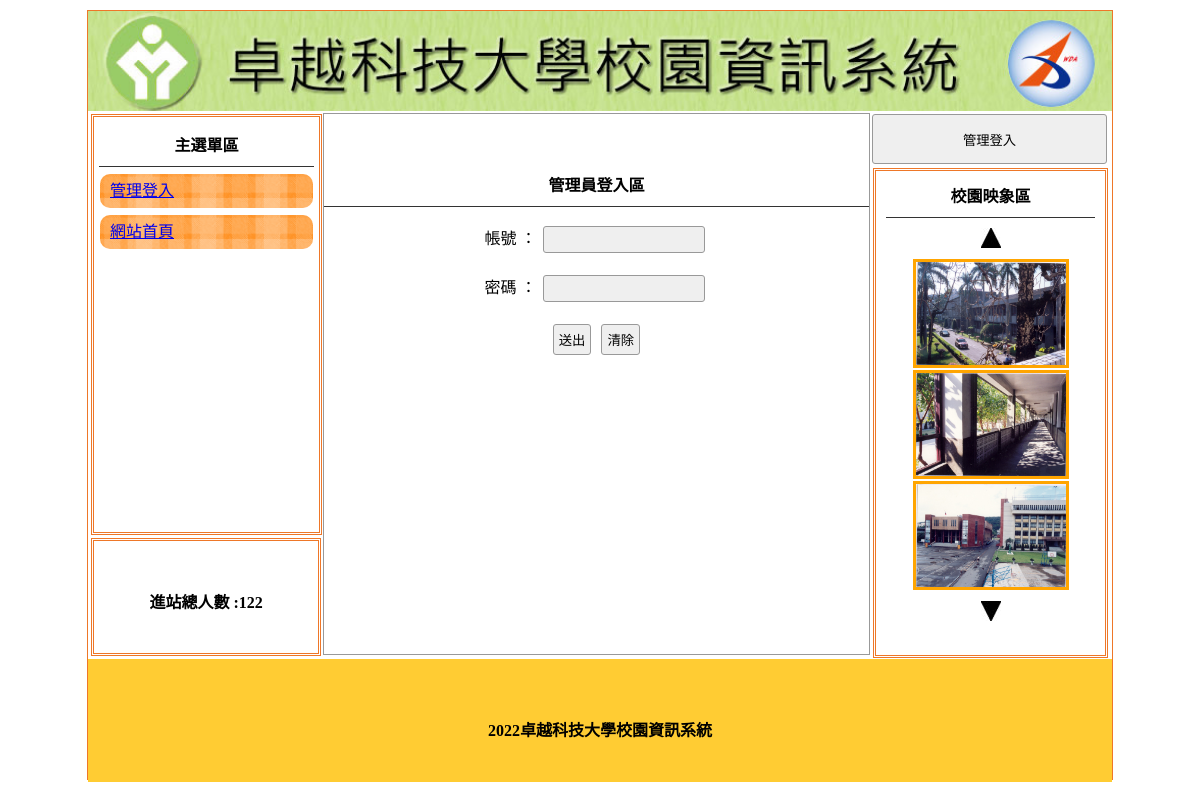
Page /index.php?do=login on the committed database.
### tables this page shows
CREATE TABLE `title` (
  `id` int(11) UNSIGNED NOT NULL,
  `img` text DEFAULT NULL,
  `text` text DEFAULT NULL,
  `sh` int(1) NOT NULL DEFAULT 1
);

CREATE TABLE `menu` (
  `id` int(10) UNSIGNED NOT NULL,
  `name` text DEFAULT NULL,
  `href` text DEFAULT NULL,
  `parent` int(11) DEFAULT NULL,
  `sh` int(11) NOT NULL DEFAULT 1
);

CREATE TABLE `total` (
  `id` int(11) UNSIGNED NOT NULL,
  `total` int(11) DEFAULT NULL
);

CREATE TABLE `image` (
  `id` int(11) UNSIGNED NOT NULL,
  `img` text DEFAULT NULL,
  `text` text DEFAULT NULL,
  `sh` int(1) NOT NULL DEFAULT 1
);

CREATE TABLE `bottom` (
  `id` int(10) UNSIGNED NOT NULL,
  `bottom` text DEFAULT NULL
);

### base.php (called while the page is built, shortened)
<?php
class DB
{
    protected $dsn = "mysql:host=localhost;charset=utf8;dbname=web01";
    protected $user = "root";
    protected $pw = "";
    protected $pdo;
    public $table;
    public function __construct($table)
    {
        $this->table = $table;
        $this->pdo = new PDO($this->dsn, $this->user, $this->pw);
    }
    public function find($id)
    {
        $sql = "SELECT * FROM $this->table WHERE ";
        if (is_array($id)) {
            foreach ($id as $key => $value) {
                $tmp[] = "`$key`='$value'";
            }
            $sql .= implode(" AND ", $tmp);
        } else {
            $sql .= " `id`='$id'";
        }
        return $this->pdo->query($sql)->fetch(PDO::FETCH_ASSOC);
    }
    public function all(...$arg)
    {
        $sql = "SELECT * FROM $this->table ";
        switch (count($arg)) {
            case 1:
                if (is_array($arg[0])) {
                    foreach ($arg[0] as $key => $value) {
                        $tmp[] = "`$key`='$value'";
                    }
                    $sql .= " WHERE " . implode(" AND ", $tmp);
                } else {
                    $sql .= $arg[0];
                }
                break;
        }
        return $this->pdo->query($sql)->fetchAll(PDO::FETCH_ASSOC);
    }
    public function math($method, $col, ...$arg)
    {
        $sql = "SELECT $method($col) FROM $this->table ";
        switch (count($arg)) {
            case 1:
                if (is_array($arg[0])) {
                    foreach ($arg[0] as $key => $value) {
                        $tmp[] = "`$key`='$value'";
                    }
                    $sql .= " WHERE " . implode(" AND ", $tmp);
                } else {
                    $sql .= $arg[0];
                }
                break;
        }
        return $this->pdo->query($sql)->fetchColumn();
    }
    public function save($array)
    {
        if (isset($array['id'])) {
            foreach ($array as $key => $value) {
                $tmp[] = "`$key`='$value'";
            }
            $sql = "UPDATE $this->table SET " . implode(",", $tmp) . " WHERE `id`='{$array['id']}'";
        } else {
            $sql = "INSERT INTO $this->table (`" . implode("`,`", array_keys($array)) . "`)
                                    VALUES ('" . implode("','", $array) . "')";
        }
        return $this->pdo->exec($sql);
    }
}
$Title = new DB('title');
$Image = new DB('image');
$Menu = new DB('menu');
$Bottom = new DB('bottom');
$Total = new DB('total');

### index.php (the view, shortened to what this page needs)
<?php
include_once "base.php";
?>
<!DOCTYPE html PUBLIC "-//W3C//DTD XHTML 1.0 Transitional//EN" "http://www.w3.org/TR/xhtml1/DTD/xhtml1-transitional.dtd">
<html xmlns="http://www.w3.org/1999/xhtml">
<head>
	<link href="./css/css.css" rel="stylesheet" type="text/css">
</head>
<body>
	<div id="main">
		<?php
		include "./front/header.php";
		?>
		<div id="ms">
			<div id="lf" style="float:left;">
				<div id="menuput" class="dbor">
					<span class="t botli">主選單區</span>
					<?php
					$mains = $Menu->all(['parent' => 0, 'sh' => 1]);
					foreach ($mains as $main) {
						echo "<div class='mainmu'>";
						echo "<a href='{$main['href']}'>";
						echo $main['name'];
						echo "</a>";
						echo "</div>";
					}
					?>
				</div>
				<div class="dbor" style="margin:3px; width:95%; height:20%; line-height:100px;">
					<span class="t">進站總人數 :<?= $Total->find(1)['total']; ?></span>
				</div>
			</div>
			<?php
			$do = isset($_GET['do']) ? $_GET['do'] : 'main';
			$file = "./front/" . $do . ".php";
			if (file_exists(($file))) {
				include $file;
			} else {
				include "./front/main.php";
			}
			?>
			<div class="di di ad" style="height:540px; width:23%; padding:0px; margin-left:22px; float:left; ">
				<?php
				if (isset($_SESSION['login'])) {
				?>
					<button style="width:100%; margin-left:auto; margin-right:auto; margin-top:2px; height:50px;" onclick="lo(&#39;back.php&#39;)">返回管理</button>
				<?php
				} else {
				?>
					<button style="width:100%; margin-left:auto; margin-right:auto; margin-top:2px; height:50px;" onclick="lo(&#39;?do=login&#39;)">管理登入</button>
				<?php
				}
				?>
				<div style="width:89%; height:480px;" class="dbor">
					<span class="t botli">校園映象區</span>
					<div class="t" onclick="pp(1)"><img src="img/up.jpg"></div>
					<?php
					$imgs = $Image->all(['sh' => 1]);
					foreach ($imgs as $key => $img) {
					?>
						<div class="im cent" id="ssaa<?= $key; ?>">
							<img src="img/<?= $img['img']; ?>" style="width:150px;height:103px;border:3px solid orange;margin:1px;">
						</div>
					<?php
					}
					?>
					<div class="t" onclick="pp(2)"><img src="img/dn.jpg"></div>
				</div>
			</div>
		</div>
		<div style="width:1024px; left:0px; position:relative; background:#FC3; margin-top:4px; height:123px; display:block;">
			<span class="t" style="line-height:123px;"><?= $Bottom->find(1)['bottom']; ?></span>
		</div>
	</div>
</body>
</html>

### front/header.php
<a title="<?= $Title->find(['sh' => 1])['text']; ?>" href="index.php">
			<div class="ti" style="background:url(&#39;img/<?= $Title->find(['sh' => 1])['img']; ?>&#39;); background-size:cover;"></div>
		</a>

### css/css.css (style rules this page uses)
body { padding:0px; margin:0px; }
#main { width:1024px; height:768px; margin:10px auto 10px auto; border:#EE7728 1px solid; position:relative; }
.ti { width:100%; height:100px; position:relative; background-size:cover; background-repeat:no-repeat; }
.dbor { border:#EE7728 double 3px; margin:1px; padding:2px 10px 2px 10px; }
.t { font-weight:800; display:block; text-align:center; padding:10px 1px 10px 1px; }
.botli { border-bottom:#333 1px solid; }
.mainmu { position:relative; border-radius:10px; background:url(../img/menu.fw.png) center no-repeat; background-size:cover; line-height:30px; padding:2px 10px 2px 10px; margin:7px 1px 7px 1px; height: 30px; }
#lf { height:540px; width:21%; display:inline-block; }
#menuput { width:100%; height:75%; position:relative; padding:5px; display:block; margin: 3px; }
.di { display:inline-block; }
.ad { margin:1px; padding:2px 10px 2px 10px; }
.cent { text-align:center; }
input,button { border:#999 1px solid; border-radius:3px; background:#EFEFEF; padding:5px; margin:3px; }

### rows in the picture
title: img (picture)
menu: name "管理登入"
menu: name "網站首頁"
total: total "122"
image: img (picture)
image: img (picture)
image: img (picture)
bottom: bottom "2022卓越科技大學校園資訊系統"
